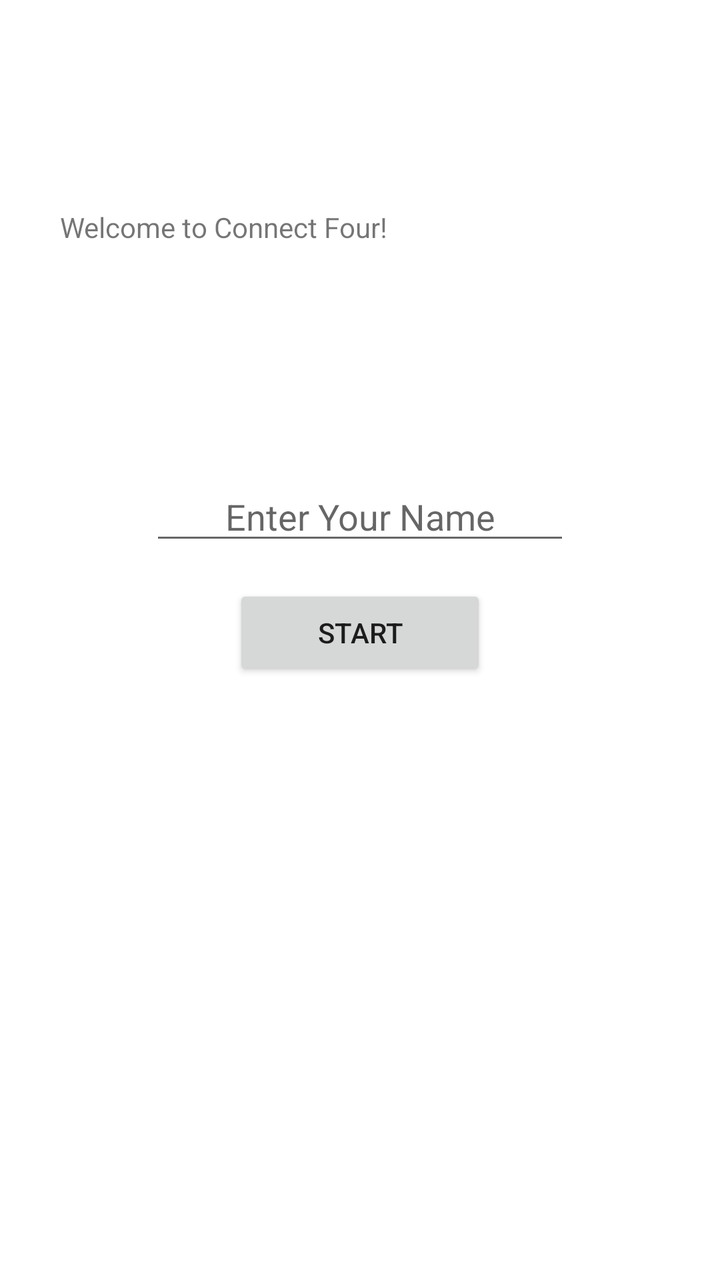
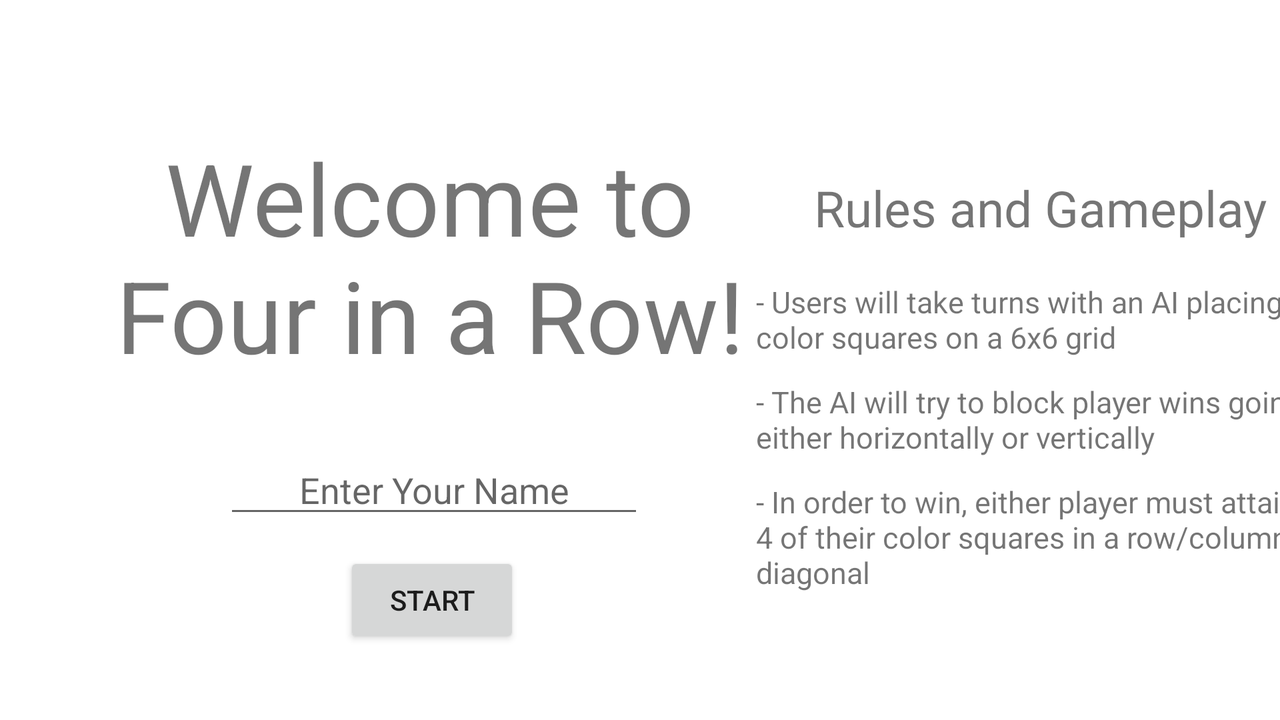

First picture: res/layout/ on a phone held upright. Second picture: the repository's own variant of that layout, on a device whose configuration matches the variant's folder. Source for both follows.
<!-- AndroidManifest.xml: application theme Theme.FourInARowApp -->
<!-- res/layout/fragment_welcome.xml -->
<?xml version="1.0" encoding="utf-8"?>
<androidx.constraintlayout.widget.ConstraintLayout
    xmlns:android="http://schemas.android.com/apk/res/android"
    xmlns:app="http://schemas.android.com/apk/res-auto"
    xmlns:tools="http://schemas.android.com/tools"
    android:layout_width="match_parent"
    android:layout_height="match_parent"
    tools:context=".WelcomeFragment">


    <TextView
        android:id="@+id/welcomeText"
        android:layout_width="350dp"
        android:layout_height="91dp"
        android:layout_marginStart="30dp"
        android:layout_marginTop="104dp"
        android:text="Welcome to Connect Four!"
        app:layout_constraintStart_toStartOf="parent"
        app:layout_constraintTop_toTopOf="parent" />

    <EditText
        android:id="@+id/personName"
        android:layout_width="wrap_content"
        android:layout_height="wrap_content"
        android:layout_marginTop="236dp"
        android:ems="10"
        android:gravity="center_horizontal"
        android:hint="@string/nameHint"
        android:inputType="textPersonName"
        app:layout_constraintEnd_toEndOf="parent"
        app:layout_constraintStart_toStartOf="parent"
        app:layout_constraintTop_toTopOf="parent" />

    <Button
        android:id="@+id/start"
        android:layout_width="wrap_content"
        android:layout_height="wrap_content"
        android:layout_marginTop="15dp"
        android:hint="Enter your name"
        android:text="Start"
        app:layout_constraintEnd_toEndOf="parent"
        app:layout_constraintStart_toStartOf="parent"
        app:layout_constraintTop_toBottomOf="@+id/personName" />

</androidx.constraintlayout.widget.ConstraintLayout>
<!-- resources referenced by this layout -->
<resources>
  <string name="nameHint">Enter Your Name</string>
  <style name="Theme.FourInARowApp" parent="Theme.MaterialComponents.DayNight.DarkActionBar">
          
          <item name="colorPrimary">@color/grey_primary</item>
          <item name="colorPrimaryVariant">@color/grey_primary_variant</item>
          <item name="colorOnPrimary">@color/white</item>
          
          <item name="colorSecondary">@color/teal_200</item>
          <item name="colorSecondaryVariant">@color/teal_700</item>
          <item name="colorOnSecondary">@color/black</item>
          
          <item name="android:statusBarColor">?attr/colorPrimaryVariant</item>
          
      </style>
  <color name="grey_primary">#5F7B7D</color>
  <color name="grey_primary_variant">#455758</color>
  <color name="white">#FFFFFFFF</color>
  <color name="teal_200">#FF03DAC5</color>
  <color name="teal_700">#FF018786</color>
  <color name="black">#FF000000</color>
</resources>
<!-- res/layout-land/fragment_welcome.xml (the author's variant of the layout above) -->
<!-- drawn on the phone turned sideways -->
<?xml version="1.0" encoding="utf-8"?>
<ScrollView xmlns:android="http://schemas.android.com/apk/res/android"
    xmlns:app="http://schemas.android.com/apk/res-auto"
    xmlns:tools="http://schemas.android.com/tools"
    android:layout_width="match_parent"
    android:layout_height="match_parent"
    tools:context=".WelcomeFragment">

    <androidx.constraintlayout.widget.ConstraintLayout
        android:layout_width="match_parent"
        android:layout_height="wrap_content"
        android:layout_gravity="center">

        <TextView
            android:id="@+id/welcomeText"
            android:layout_width="350dp"
            android:layout_height="wrap_content"
            android:layout_marginStart="40dp"
            android:gravity="center"
            android:text="@string/welcome_text"
            android:textSize="50sp"
            app:layout_constraintBottom_toBottomOf="parent"
            app:layout_constraintStart_toStartOf="parent"
            app:layout_constraintTop_toTopOf="parent"
            app:layout_constraintVertical_bias="0.18" />

        <EditText
            android:id="@+id/personName"
            android:layout_width="wrap_content"
            android:layout_height="wrap_content"
            android:layout_marginStart="112dp"
            android:layout_marginTop="32dp"
            android:ems="10"
            android:gravity="center_horizontal"
            android:hint="@string/nameHint"
            android:inputType="textPersonName"
            app:layout_constraintStart_toStartOf="parent"
            app:layout_constraintTop_toBottomOf="@+id/welcomeText" />

        <Button
            android:id="@+id/start"
            android:layout_width="wrap_content"
            android:layout_height="wrap_content"
            android:layout_marginStart="172dp"
            android:layout_marginTop="12dp"
            android:text="@string/start_text"
            app:layout_constraintStart_toStartOf="parent"
            app:layout_constraintTop_toBottomOf="@+id/personName" />

        <TextView
            android:id="@+id/ruleOne"
            android:layout_width="300dp"
            android:layout_height="wrap_content"
            android:layout_marginStart="26dp"
            android:layout_marginTop="20dp"
            android:gravity="left"
            android:text="@string/rule1_text"
            android:textSize="15sp"
            app:layout_constraintEnd_toEndOf="parent"
            app:layout_constraintStart_toEndOf="@+id/welcomeText"
            app:layout_constraintTop_toBottomOf="@+id/rulesHeader" />

        <TextView
            android:id="@+id/ruleThree"
            android:layout_width="300dp"
            android:layout_height="wrap_content"
            android:layout_marginStart="26dp"
            android:layout_marginTop="12dp"
            android:gravity="left"
            android:text="@string/rule2_text"
            android:textSize="15sp"
            app:layout_constraintEnd_toEndOf="parent"
            app:layout_constraintStart_toEndOf="@+id/welcomeText"
            app:layout_constraintTop_toBottomOf="@+id/ruleTwo" />

        <TextView
            android:id="@+id/ruleTwo"
            android:layout_width="300dp"
            android:layout_height="wrap_content"
            android:layout_marginStart="26dp"
            android:layout_marginTop="12dp"
            android:gravity="left"
            android:text="@string/rule3_text"
            android:textSize="15sp"
            app:layout_constraintEnd_toEndOf="parent"
            app:layout_constraintStart_toEndOf="@+id/welcomeText"
            app:layout_constraintTop_toBottomOf="@+id/ruleOne" />

        <TextView
            android:id="@+id/rulesHeader"
            android:layout_width="wrap_content"
            android:layout_height="wrap_content"
            android:layout_marginStart="62dp"
            android:layout_marginEnd="52dp"
            android:gravity="center"
            android:text="@string/rules_text"
            android:textSize="25sp"
            app:layout_constraintBottom_toBottomOf="parent"
            app:layout_constraintEnd_toEndOf="parent"
            app:layout_constraintStart_toEndOf="@+id/welcomeText"
            app:layout_constraintTop_toTopOf="parent"
            app:layout_constraintVertical_bias="0.19999999" />

    </androidx.constraintlayout.widget.ConstraintLayout>
</ScrollView>
<!-- resources referenced by the variant -->
<!-- as the phone turned sideways resolves them -->
<resources>
  <string name="nameHint">Enter Your Name</string>
  <string name="rule1_text">- Users will take turns with an AI placing color squares on a 6x6 grid</string>
  <string name="rule2_text">- In order to win, either player must attain 4 of their color squares in a row/column/diagonal</string>
  <string name="rule3_text">- The AI will try to block player wins going either horizontally or vertically</string>
  <string name="rules_text">Rules and Gameplay</string>
  <string name="start_text">Start</string>
  <string name="welcome_text">Welcome to Four in a Row!</string>
  <style name="Theme.FourInARowApp" parent="Theme.MaterialComponents.DayNight.DarkActionBar">
          
          <item name="colorPrimary">@color/grey_primary</item>
          <item name="colorPrimaryVariant">@color/grey_primary_variant</item>
          <item name="colorOnPrimary">@color/white</item>
          
          <item name="colorSecondary">@color/teal_200</item>
          <item name="colorSecondaryVariant">@color/teal_700</item>
          <item name="colorOnSecondary">@color/black</item>
          
          <item name="android:statusBarColor">?attr/colorPrimaryVariant</item>
          
      </style>
  <color name="grey_primary">#5F7B7D</color>
  <color name="grey_primary_variant">#455758</color>
  <color name="white">#FFFFFFFF</color>
  <color name="teal_200">#FF03DAC5</color>
  <color name="teal_700">#FF018786</color>
  <color name="black">#FF000000</color>
</resources>
